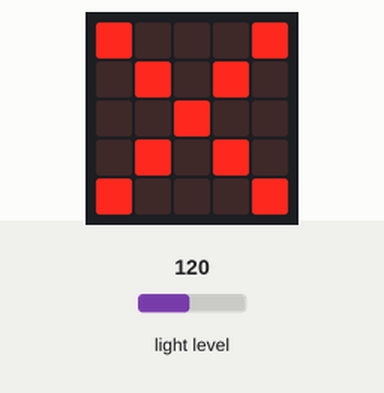
Simulated run of this program. Board: BBC micro:bit (MakeCode). Parts: the board's 5×5 LED display. Inputs (shaded band) come from the test bench; at power-on: light level 120.

Above: at 1.2 s.
1.3 s: light level set to 74
3.0 s: light level set to 65
At 3.6 s:
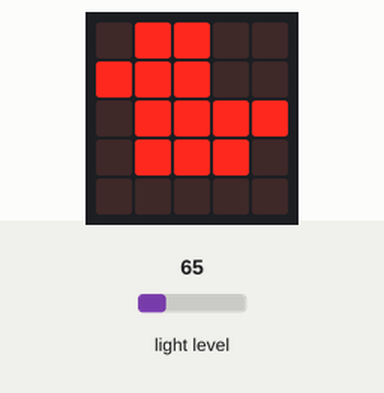
6.3 s: light level set to 128
At 7.8 s:
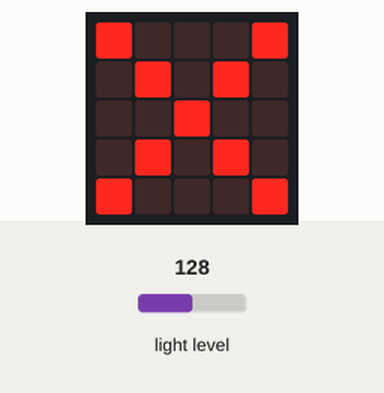
8.3 s: light level set to 5
At 17.4 s:
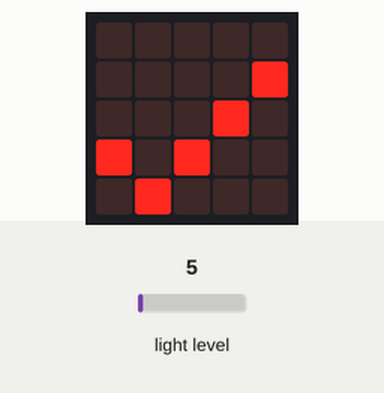
Timing chart, 0 to 17.7 s (numbered marks = the images above; inputs shaded):
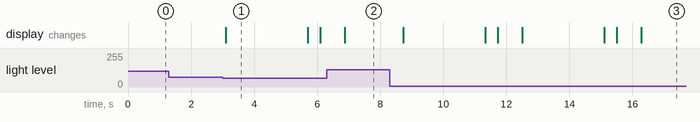

The program:

main.ts
```typescript
let contador = 0
basic.forever(function () {
    if (input.lightLevel() < 70) {
        if (contador < 2) {
            basic.showIcon(IconNames.Duck)
            basic.pause(2000)
            basic.showLeds(`
                . . . . .
                . . . . .
                . . . . .
                . . . . .
                . . . . .
                `)
            contador += 1
            basic.showNumber(contador)
        } else {
            basic.showIcon(IconNames.Yes)
        }
    } else {
        basic.showIcon(IconNames.No)
        contador = 0
    }
})
```

test.ts
```typescript
// aquí va el archivo "tests"; esto no se compilará cuando este paquete se utilice como una extensión.
```

Measured:
- the behaviour switches between 70 and 69 on light level (found by bisection; images 0 and 1)
- after the input at 1.3 s, every drawn part: stays the same
- after the input at 3.0 s, the display: changes after 0.10 s (image 1)
- after the input at 6.3 s, the display: changes after 0.57 s (image 2)
- after the input at 8.3 s, the display: first changes after 0.43 s (image 3 shows a later state)
- what the display in image 1 shows lasts 2.6 s, from 3.1 s to 5.7 s
